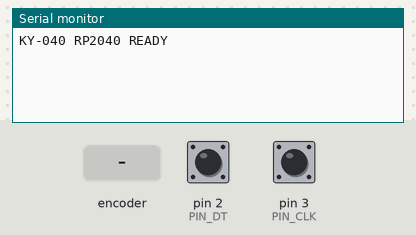
The sketch below on a simulated Arduino Uno, built with avr-gcc and run on an emulated ATmega328P. Shown: the last lines printed to the serial monitor. The inputs (shaded band) are chosen by the test bench; at power-on: pin 2 (PIN_DT) HIGH, pin 3 (PIN_CLK) HIGH.

Above: at 1.2 s.
1.3 s: rotary encoder on pin 3 (PIN_CLK) / pin 2 (PIN_DT) turned 1 step (first pin leading)
At 2.6 s:
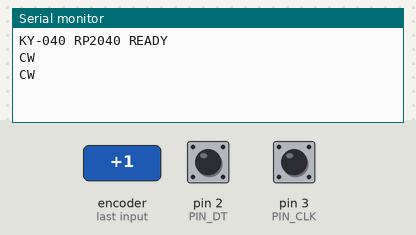
3.0 s: rotary encoder on pin 3 (PIN_CLK) / pin 2 (PIN_DT) turned 2 steps (second pin leading)
At 3.8 s:
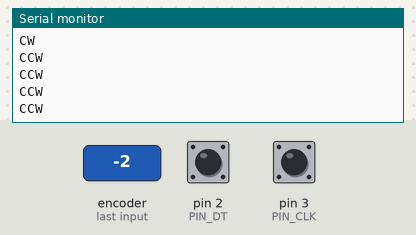

Measured:
- after the input at 1.3 s, the serial monitor: prints a new line at once (image 1)
- after the input at 3.0 s, the serial monitor: prints a new line at once (image 2)

The sketch:

rotary_sensor.ino
```cpp
const char* DEVICE_ID = "rotary_sensor";

#define PIN_CLK 3   // D3
#define PIN_DT  2   // D2

int lastCLK;

void setup() {
  Serial.begin(115200);
  while (!Serial) delay(10);

  pinMode(PIN_CLK, INPUT_PULLUP);
  pinMode(PIN_DT, INPUT_PULLUP);

  lastCLK = digitalRead(PIN_CLK);

  Serial.println("KY-040 RP2040 READY");
}

void loop() {
  int clk = digitalRead(PIN_CLK);

  if (clk != lastCLK) {
    if (digitalRead(PIN_DT) != clk) {
      Serial.println("CW");
    } else {
      Serial.println("CCW");
    }
  }

  lastCLK = clk;
}
```
